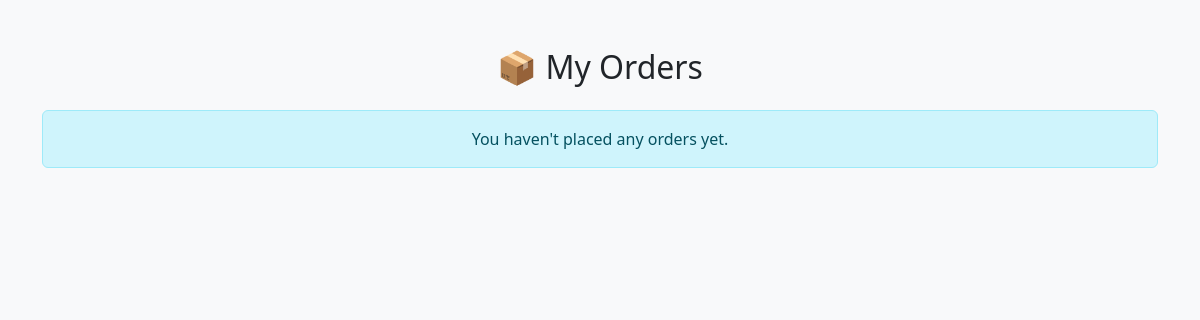
The page /orders/ (signed in) on the database as committed earlier.
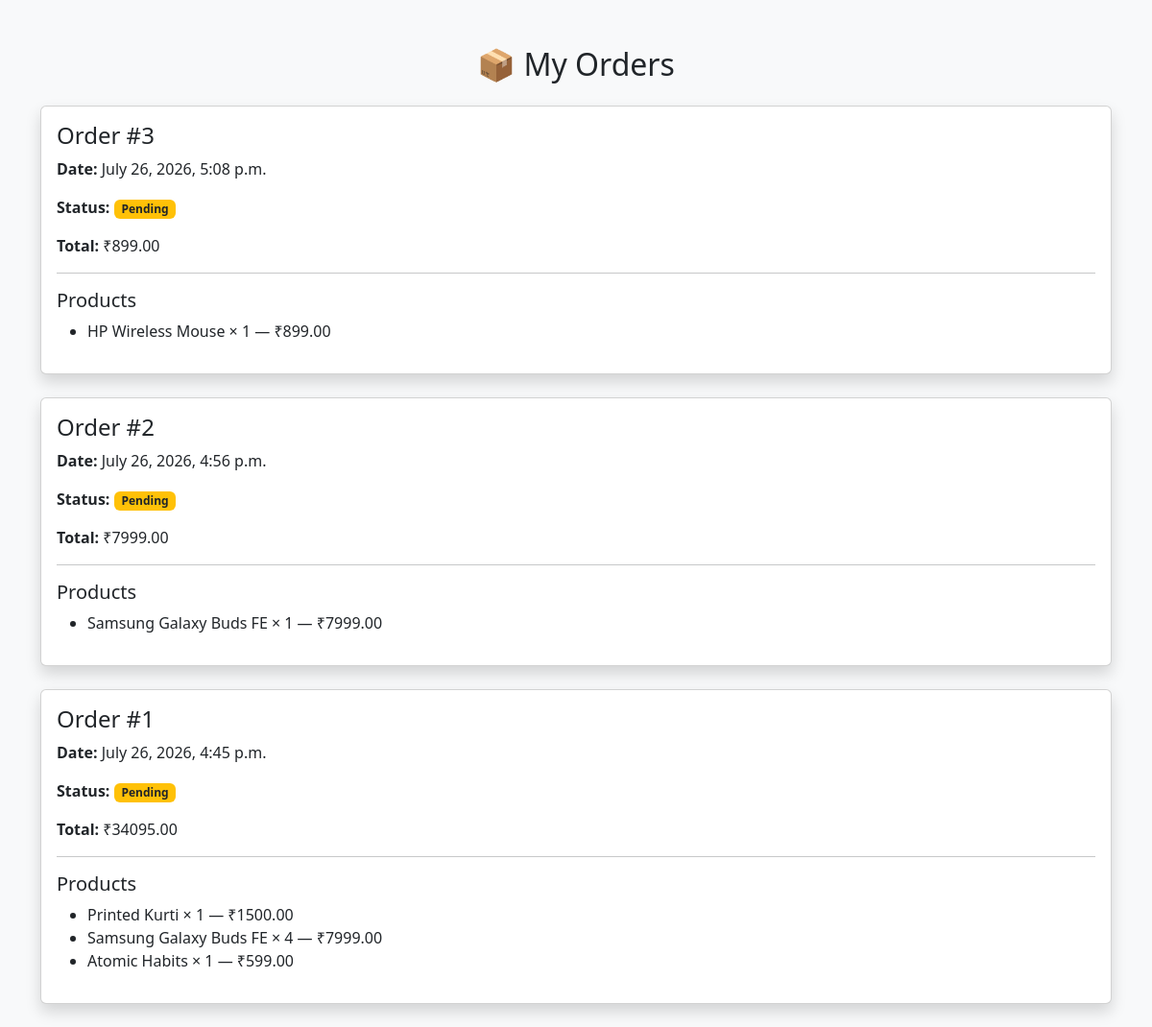
The same page on the database as committed later.
### orders/models.py (models this page shows, shortened)
class Order(models.Model):
    STATUS_CHOICES = [
        ('Pending', 'Pending'),
        ('Shipped', 'Shipped'),
        ('Delivered', 'Delivered'),
    ]
    customer = models.ForeignKey(User, on_delete=models.CASCADE)
    total_amount = models.DecimalField(max_digits=10, decimal_places=2)
    status = models.CharField(max_length=20, choices=STATUS_CHOICES, default='Pending')
    order_date = models.DateTimeField(auto_now_add=True)

class OrderItem(models.Model):
    order = models.ForeignKey(
        Order,
        on_delete=models.CASCADE,
        related_name="items"
    )
    product = models.ForeignKey(
        Product,
        on_delete=models.CASCADE
    )
    quantity = models.PositiveIntegerField(default=1)
    price = models.DecimalField(max_digits=10, decimal_places=2)

### products/models.py (models this page shows, shortened)
class Product(models.Model):
    category = models.ForeignKey(Category, on_delete=models.CASCADE)
    name = models.CharField(max_length=200)
    description = models.TextField()
    price = models.DecimalField(max_digits=10, decimal_places=2)
    stock = models.IntegerField()
    image = models.ImageField(upload_to='products/')

### orders/views.py (the view)
# urls.py: path("", views.my_orders, name="my_orders"),
@login_required
def my_orders(request):
    orders = Order.objects.filter(customer=request.user).order_by("-order_date")
    return render(request, "orders/my_orders.html", {
        "orders": orders
    })

### orders/templates/orders/my_orders.html (shortened to what this page needs)
<!DOCTYPE html>
<html>
<head>
    <link href="https://cdn.jsdelivr.net/npm/bootstrap@5.3.3/dist/css/bootstrap.min.css" rel="stylesheet">
</head>
<body class="bg-light">
<div class="container mt-5">
    <h2 class="mb-4 text-center">
        📦 My Orders
    </h2>
    {% if orders %}
        {% for order in orders %}
        <div class="card mb-4 shadow">
            <div class="card-body">
                <h4>Order #{{ order.id }}</h4>
                <p>
                    <strong>Date:</strong>
                    {{ order.order_date }}
                </p>
                <p>
                    <strong>Status:</strong>
                    <span class="badge bg-warning text-dark">
                        {{ order.status }}
                    </span>
                </p>
                <p>
                    <strong>Total:</strong>
                    ₹{{ order.total_amount }}
                </p>
                <hr>
                <h5>Products</h5>
                <ul>
                    {% for item in order.items.all %}
                    <li>
                        {{ item.product.name }}
                        × {{ item.quantity }}
                        — ₹{{ item.price }}
                    </li>
                    {% endfor %}
                </ul>
            </div>
        </div>
        {% endfor %}
    {% else %}
        <div class="alert alert-info text-center">
            You haven't placed any orders yet.
        </div>
    {% endif %}
</div>
</body>
</html>

Rows that differ between the two databases and show on the page:
added Order: id "3", order_date "July 26, 2026, 5:08 p.m.", status "Pending", total_amount "899.00"
added OrderItem: product.name "HP Wireless Mouse", quantity "1", price "899.00", shown under "3"
added Order: id "2", order_date "July 26, 2026, 4:56 p.m.", status "Pending", total_amount "7999.00"
added OrderItem: product.name "Samsung Galaxy Buds FE", quantity "1", price "7999.00", shown under "2"
added Order: id "1", order_date "July 26, 2026, 4:45 p.m.", status "Pending", total_amount "34095.00"
added OrderItem: product.name "Printed Kurti", quantity "1", price "1500.00"
added OrderItem: product.name "Samsung Galaxy Buds FE", quantity "4", price "7999.00", shown under "1"
added OrderItem: product.name "Atomic Habits", quantity "1", price "599.00"
Other text that changed with them:
text no longer shown: "You haven't placed any orders yet."
